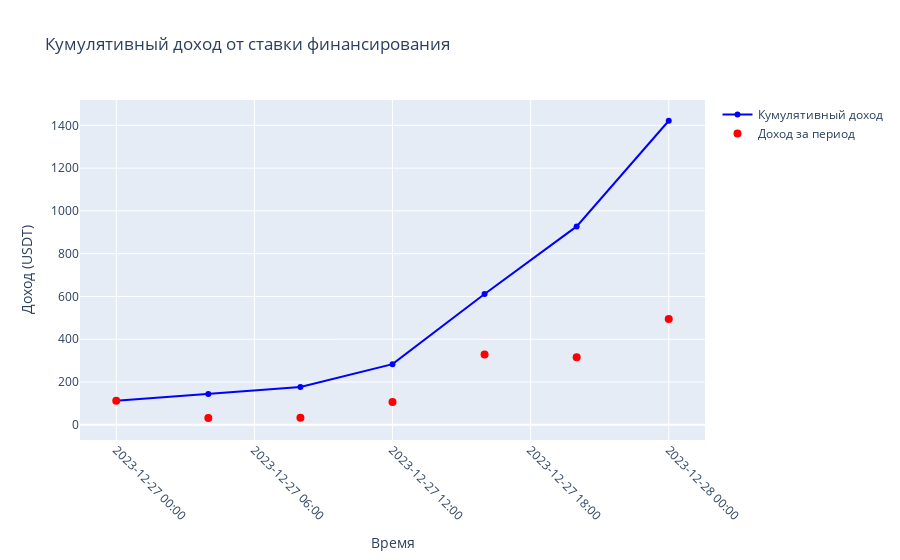

Source (notebook cell):
### Code cell
import plotly.graph_objs as go
from plotly.offline import iplot

# Создаем объекты для линий графика
trace1 = go.Scatter(
    x=fr_df.index, 
    y=fr_df['real_cumsum_income'], 
    mode='lines+markers',
    name='Кумулятивный доход',
    marker=dict(color='blue'),
    line=dict(width=2)
)

trace2 = go.Scatter(
    x=fr_df.index, 
    y=fr_df['real_income'], 
    mode='markers',
    name='Доход за период',
    marker=dict(color='red', size=8)
)

# Добавляем текст к точкам на графике, если доход не равен нулю
text = [str(round(value, 2)) if value != 0 else '' for value in fr_df['real_income']]

trace2.update(text=text)
trace2.update(textposition='top center')

# Определяем макет графика
layout = go.Layout(
    title='Кумулятивный доход от ставки финансирования',
    xaxis=dict(
        title='Время',
        tickformat='%Y-%m-%d %H:%M',
        tickangle=45
    ),
    yaxis=dict(
        title='Доход (USDT)'
    ),
    showlegend=True
)

# Создаем фигуру с данными и макетом
fig = go.Figure(data=[trace1, trace2], layout=layout)

# Отображаем график
iplot(fig)

### Figure 1 — Plotly figure (JSON) as saved in the notebook; plotly's stock layout.template omitted (floating-point values rounded to 4 significant figures)
{"data": [{"line": {"width": 2}, "marker": {"color": "blue"}, "mode": "lines+markers", "name": "Кумулятивный доход", "type": "scatter", "x": ["2023-12-27T00:00:00+00:00", "2023-12-27T04:00:00+00:00", "2023-12-27T08:00:00+00:00", "2023-12-27T12:00:00.001000+00:00", "2023-12-27T16:00:00+00:00", "2023-12-27T20:00:00+00:00", "2023-12-28T00:00:00+00:00"], "y": [112.2, 143.8, 176.5, 283.4, 611.5, 927.4, 1421.0]}, {"marker": {"color": "red", "size": 8}, "mode": "markers", "name": "Доход за период", "text": ["112.25", "31.57", "32.69", "106.88", "328.12", "315.89", "494.08"], "textposition": "top center", "type": "scatter", "x": ["2023-12-27T00:00:00+00:00", "2023-12-27T04:00:00+00:00", "2023-12-27T08:00:00+00:00", "2023-12-27T12:00:00.001000+00:00", "2023-12-27T16:00:00+00:00", "2023-12-27T20:00:00+00:00", "2023-12-28T00:00:00+00:00"], "y": [112.2, 31.57, 32.69, 106.9, 328.1, 315.9, 494.1]}], "layout": {"showlegend": true, "title": {"text": "Кумулятивный доход от ставки финансирования"}, "xaxis": {"tickangle": 45, "tickformat": "%Y-%m-%d %H:%M", "title": {"text": "Время"}}, "yaxis": {"title": {"text": "Доход (USDT)"}}}}
